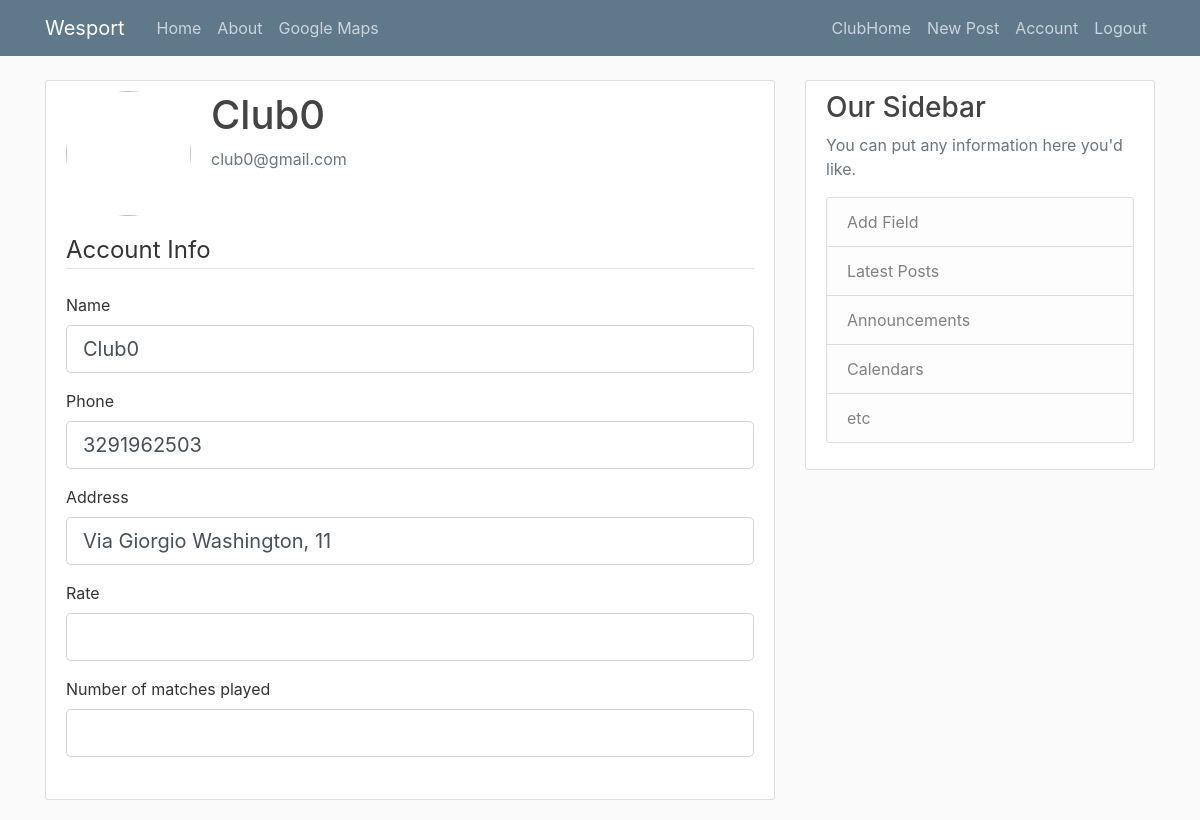
Page /test_club_account (signed in) on the committed database.
### wesport/models.py (models this page shows, shortened)
class User(db.Model, UserMixin):
    id = db.Column(db.Integer, primary_key=True)
    username = db.Column(db.String(20), unique=True, nullable=False)
    email = db.Column(db.String(120), unique=True, nullable=False)
    urole = db.Column(db.String(20), nullable=False)
    password = db.Column(db.String(60), nullable=False)
    image_file = db.Column(db.String(20), nullable=False, default='default.jpg')
    posts = db.relationship('Post', backref='author', lazy=True)
    clubs = db.relationship('Club', backref='club_user', lazy=True)
    player = db.relationship('Player', backref='player-user', lazy=True)

class Club(db.Model):
    id = db.Column(db.Integer, primary_key=True)
    name = db.Column(db.String(60), unique=True, nullable=False)
    phone_number = db.Column(db.String(20), unique=True, nullable=False)
    city = db.Column(db.String(60), nullable=False)
    address = db.Column(db.String(60), nullable=False)
    piva = db.Column(db.String(20), unique=True, nullable=False)
    subscription_date = db.Column(db.Date, nullable=False, default=datetime.utcnow)
    image_file = db.Column(db.String(20), nullable=False, default='default.jpg')
    user_id = db.Column(db.Integer, db.ForeignKey('user.id'), nullable=False)
    field = db.relationship('Field', backref='club', lazy=True)

### wesport/testing/routes.py (the view)
@test.route("/test_club_account", methods=['GET'])
@login_required
def test_club_account():
    if current_user.urole == 'Player':
        return redirect(url_for('test.player_home'))
    form = CLubForm()
    club = Club.query.filter_by(user_id=current_user.id).first()
    form.name.data = club.name
    form.phone_number.data = club.phone_number
    form.address.data = club.address
    return render_template('testclubaccount.html', title='Club %s', form=form) % club.name

### wesport/testing/forms.py
class CLubForm(FlaskForm):
    name = StringField('Name',
                       validators=[DataRequired()])
    phone_number = StringField('Phone',
                               validators=[DataRequired()])
    address = StringField('Address',
                          validators=[DataRequired()])
    rate = DecimalField('Rate')
    matches = IntegerField('Number of matches played')
    image = FileField('Club Picture',
                      validators=[FileAllowed(['jpg', 'png'])])

### wesport/models.py (called while the page is built)
@login_manager.user_loader
def load_user(user_id):
    return User.query.get(int(user_id))

### wesport/templates/testclubaccount.html (shortened to what this page needs)
{% extends "layout.html" %}
{% block content %}
    <div class="content-section" xmlns="http://www.w3.org/1999/html">
          <div class="media">
            <img class="rounded-circle account-img" src="{{ form.image.data }}">
            <div class="media-body">
              <h2 class="account-heading">{{current_user.username}}</h2>
              <p class="text-secondary">{{ current_user.email }}</p>
            </div>
          </div>
            <form method="POST" action="" enctype="multipart/form-data">
                <fieldset class="form-group">
                    <legend class="border-bottom mb-4">Account Info</legend>
                    <div class="form-group">
                        {{ form.name.label(class="form-control-label") }}
                        {{ form.name(class="form-control form-control-lg") }}
                    </div>
                    <div class="form-group">
                        {{ form.phone_number.label(class="form-control-label") }}
                        {{ form.phone_number(class="form-control form-control-lg") }}
                    </div>
                    <div class="form-group">
                        {{ form.address.label(class="form-control-label") }}
                        {{ form.address(class="form-control form-control-lg") }}
                    </div>
                    <div class="form-group">
                        {{ form.rate.label(class="form-control-label") }}
                        {{ form.rate(class="form-control form-control-lg") }}
                    </div>
                    <div class="form-group">
                        {{ form.matches.label(class="form-control-label") }}
                        {{ form.matches(class="form-control form-control-lg") }}
                    </div>
                </fieldset>
            </form>
        </div>
{% endblock content %}

### wesport/static/main.css (style rules this page uses)
body { background: #fafafa; color: #333333; margin-top: 5rem; }
h1, h2, h3, h4, h5, h6 { color: #444444; }
.content-section { background: #ffffff; padding: 10px 20px; border: 1px solid #dddddd; border-radius: 3px; margin-bottom: 20px; }
.account-img { height: 125px; width: 125px; margin-right: 20px; margin-bottom: 16px; }
.account-heading { font-size: 2.5rem; }

### rows in the picture
User: username "Club0", email "club0@gmail.com"
Club: name "Club0", phone_number "3291962503", address "Via Giorgio Washington, 11"
